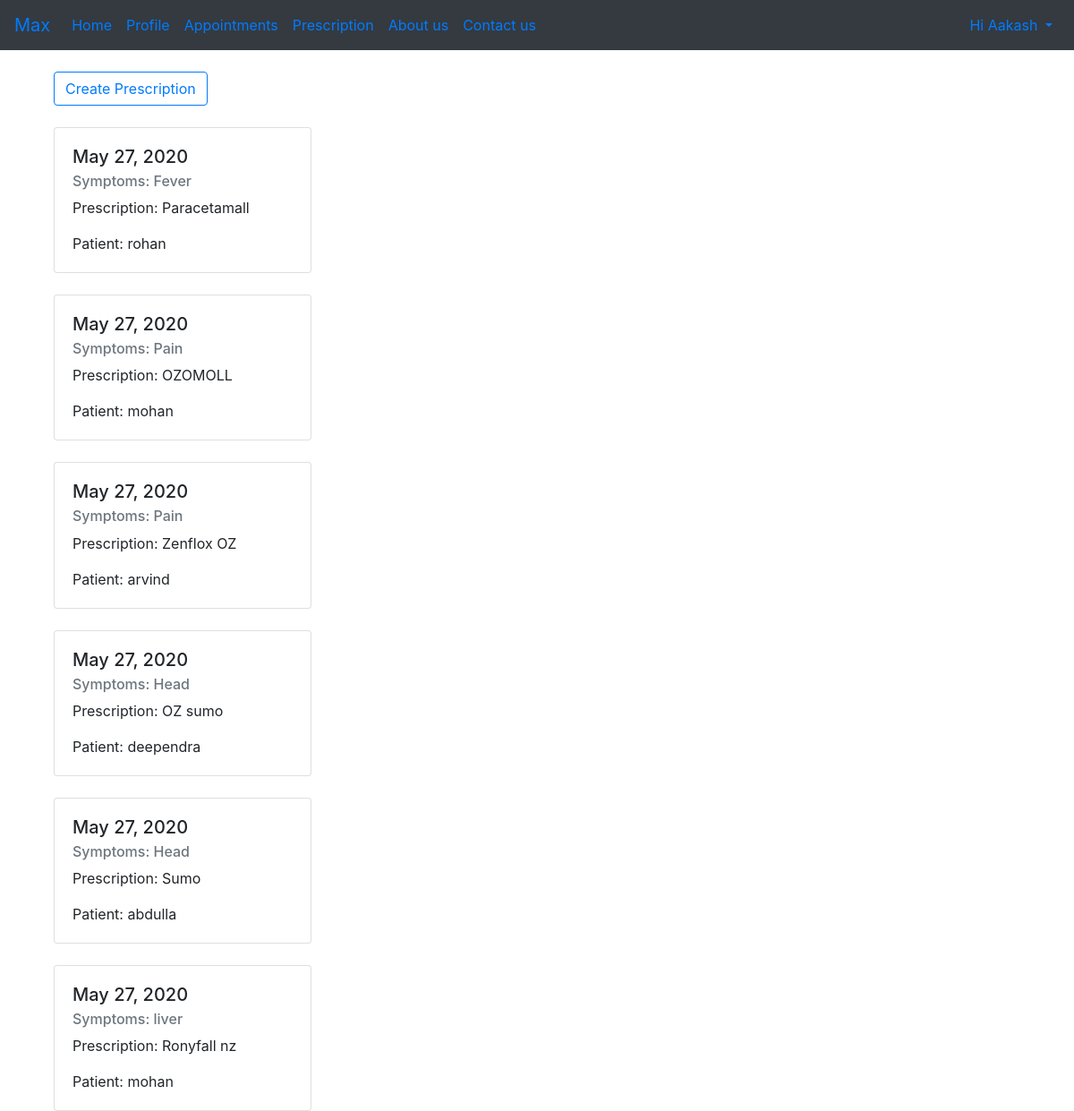
The app's page /doctor/prescription/ (signed in) with its own data.
### Hospital/models.py (models this page shows, shortened)
class Prescription(models.Model):
    priscription = models.CharField(max_length=500, null=True, blank=True)
    desease = models.CharField(max_length=100, null=True, blank=True)
    patient = models.ForeignKey(Patient, on_delete=models.CASCADE, null=True)
    doctor = models.ForeignKey(Doctor, on_delete=models.CASCADE, null=True)
    date = models.DateField(auto_now_add=True, null=True)

class Patient(models.Model):
    BLOOD = [
        ('A+', 'A+'),
        ('A-', 'A-'),
        ('B+', 'B-'),
        ('O+', 'O-'),
        ('AB+', 'AB-')
    ]
    id = models.AutoField(primary_key=True, null=False)
    user = models.OneToOneField(User,on_delete=models.CASCADE, null=True)
    name = models.CharField(max_length=200, null=True, blank=True)
    email = models.CharField(max_length=100 , null=True, blank=True)
    Phone = models.CharField(max_length=100 , null=True, blank=True)
    gender = models.CharField(max_length=100 , null=True, blank=True)
    age = models.PositiveIntegerField(null=True, blank=True)
    address = models.CharField(max_length=500 , null=True, blank=True)
    bloodGroup = models.CharField(max_length=5, null=True, blank=True, choices=BLOOD)
    outstanding = models.PositiveIntegerField(default=0)
    paid = models.PositiveIntegerField(default=0)
    casepaper = models.PositiveIntegerField(default=0)
    date = models.DateField(auto_now_add=True, null=True)
    def __str__(self):
        return self.user.username

### Hospital/decorators.py (the view)
        def wrapper_func(request, *args, **kwargs):
            group = None
            if request.user.groups.exists():
                group = request.user.groups.all()[0].name
            if group in allowed_roles:
                return view_func(request, *args, **kwargs)
            else:
                return HttpResponse('You are not authorized for this action!')

### Hospital/views.py (called while the page is built)
@login_required(login_url='login')
@allowed_users(allowed_roles=['doctor'])
def doctorPrescription(request):
    doctor = request.user.doctor
    prescription = doctor.prescription_set.all()
    context = {
        'prescription': prescription
    }
    return render(request, 'Hospital/prescription.html', context)

### templates/Hospital/prescription.html
{% extends 'Hospital/base.html' %}
{% block body %}
<div class="container mt-4">
    <a class="btn btn-outline-primary" href="/doctor/create">Create Prescription</a>
    {% for item in prescription %}
    <div class="card mt-4" style="width: 18rem;">
        <div class="card-body">
            <h5 class="card-title">{{item.date}}</h5>
            <h6 class="card-subtitle mb-2 text-muted">Symptoms: {{item.desease}}</h6>
            <p class="card-text">Prescription: {{item.priscription}}</p>
            <p class="card-text">Patient: {{item.patient}}</p>
        </div>
    </div>
    {% endfor %}
</div>
{% endblock body %}

### templates/Hospital/base.html (shortened to what this page needs)
<!doctype html>
<html lang="en">
<head>
    <link rel="stylesheet" href="https://stackpath.bootstrapcdn.com/bootstrap/4.5.0/css/bootstrap.min.css"
>
</head>
<body>
    <nav class="navbar navbar-expand-lg navbar-primary bg-dark">
        <a class="navbar-brand" href="/">Max</a>
        <div class="collapse navbar-collapse" id="navbarSupportedContent">
          <ul class="navbar-nav mr-auto">
            <li class="nav-item">
              <a class="nav-link" href="">Home</a>
            </li>
            {% if request.user.doctor %}
            <li class="nav-item">
              <a class="nav-link" href="">Profile</a>
            </li>
            <li class="nav-item">
              <a class="nav-link" href="/doctor/">Appointments</a>
            </li>
            <li class="nav-item">
              <a class="nav-link" href="/doctor/prescription/">Prescription</a>
            </li>
            {% elif request.user.HR %}
            <li class="nav-item">
              <a class="nav-link" href="">Dashboard</a>
            </li>
            {% elif request.user.Receptionist %}
            <li class="nav-item">
              <a class="nav-link" href="">Dashboard</a>
            </li>
            {% endif %}
            <li class="nav-item">
              <a class="nav-link" href="">About us</a>
            </li>
          <li class="nav-item">
            <a class="nav-link" href="">Contact us</a>
          </li>
           </ul>
        <ul class="navbar-nav">
          {% if request.user.is_authenticated %}
           <li class="nav-item dropdown">
              <a class="nav-link dropdown-toggle" href="#" id="navbarDropdown" role="button" data-toggle="dropdown" aria-haspopup="true" aria-expanded="false">
                <span>Hi {{ request.user|capfirst }}</span>
              </a>
            </li>
            {% else %}
            <li class="nav-item">
              <a class="nav-link" href="/login"><i class="far fa-user fa-lg"></i></a>
            </li>
            </ul>
          {% endif %}
        </div>
      </nav>
    <div class="container">
        {% block body %}
        {% endblock body %}
    </div>
</body>
</html>

### records on screen
Prescription: date "May 27, 2020", desease "Fever", priscription "Paracetamall", patient "rohan"
Prescription: date "May 27, 2020", desease "Pain", priscription "OZOMOLL", patient "mohan"
Prescription: date "May 27, 2020", desease "Pain", priscription "Zenflox OZ", patient "arvind"
Prescription: date "May 27, 2020", desease "Head", priscription "OZ sumo", patient "deependra"
Prescription: date "May 27, 2020", desease "Head", priscription "Sumo", patient "abdulla"
Prescription: date "May 27, 2020", desease "liver", priscription "Ronyfall nz", patient "mohan"

### other values on screen
{{ request.user|capfirst }} "Aakash"
